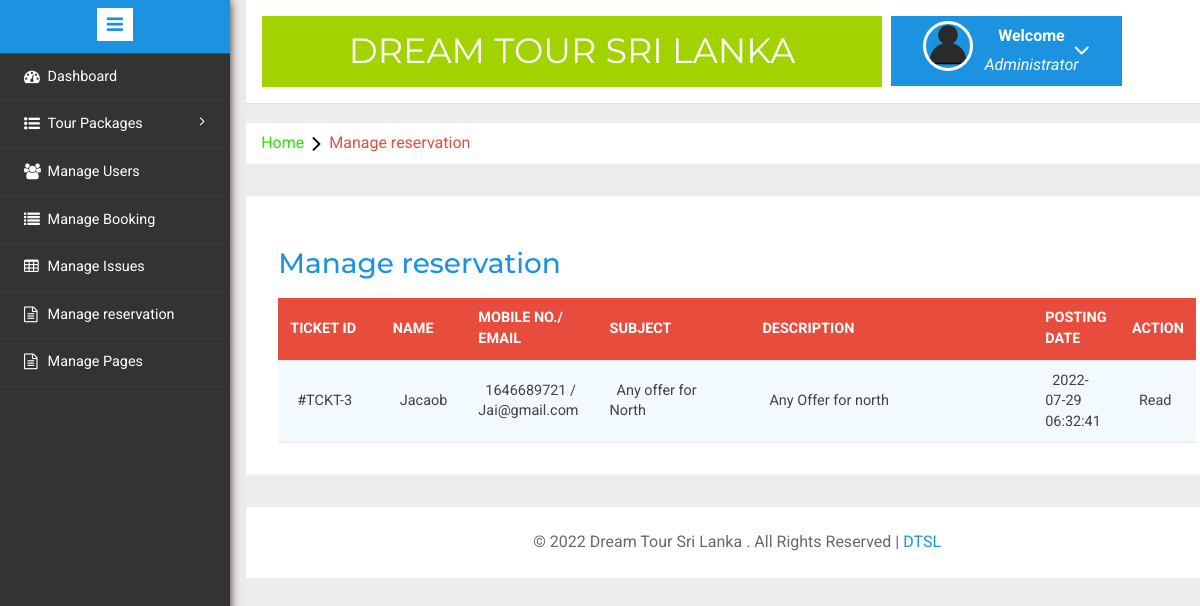
The page /admin/manage-enquires.php (signed in) on the database its author committed.
### tables this page shows
CREATE TABLE `tblenquiry` (
  `id` int(11) NOT NULL,
  `FullName` varchar(100) DEFAULT NULL,
  `EmailId` varchar(100) DEFAULT NULL,
  `MobileNumber` char(10) DEFAULT NULL,
  `Subject` varchar(100) DEFAULT NULL,
  `Description` mediumtext DEFAULT NULL,
  `PostingDate` timestamp NULL DEFAULT current_timestamp(),
  `Status` int(1) DEFAULT NULL
);

### admin/manage-enquires.php (the view, shortened to what this page needs)
<?php
include('includes/config.php');
if(strlen($_SESSION['alogin'])==0)
	{
header('location:index.php');
}
else{
	?>
<!DOCTYPE HTML>
<html>
<head>
<link href="css/bootstrap.min.css" rel='stylesheet' type='text/css' />
<link href="css/style.css" rel='stylesheet' type='text/css' />
<link rel="stylesheet" href="css/morris.css" type="text/css"/>
<link href="css/font-awesome.css" rel="stylesheet">
<link rel="stylesheet" type="text/css" href="css/table-style.css" />
<link rel="stylesheet" type="text/css" href="css/basictable.css" />
<link rel="stylesheet" href="css/icon-font.min.css" type='text/css' />
</head>
<body>
   <div class="page-container">
<div class="left-content">
	   <div class="mother-grid-inner">
				<?php include('includes/header.php');?>
				</div>
<ol class="breadcrumb">
                <li class="breadcrumb-item"><a href="index.html">Home</a><i class="fa fa-angle-right"></i>Manage reservation</li>
            </ol>
<div class="agile-grids">
				<div class="agile-tables">
					<div class="w3l-table-info">
					  <h2>Manage reservation</h2>
					    <table id="table">
						<thead>
						  <tr>
						  <th>Ticket id</th>
							<th>Name</th>
							<th>Mobile No./ Email</th>
							<th>Subject </th>
							<th>Description </th>
							<th>Posting date </th>
							<th>Action </th>
						  </tr>
						</thead>
						<tbody>
<?php $sql = "SELECT * from tblenquiry";
$query = $dbh -> prepare($sql);
$query->execute();
$results=$query->fetchAll(PDO::FETCH_OBJ);
if($query->rowCount() > 0)
{
foreach($results as $result)
{				?>
						  <tr>
							<td width="120">#TCKT-<?php echo htmlentities($result->id);?></td>
							<td width="50"><?php echo htmlentities($result->FullName);?></td>
								<td width="50"><?php echo htmlentities($result->MobileNumber);?> /<br />
								<?php echo $result->EmailId;?></td>
							<td width="200"><?php echo htmlentities($result->Subject);?></a></td>
							<td width="400"><?php echo htmlentities($result->Description);?></td>
								<td width="50"><?php echo htmlentities($result->PostingDate);?></td>
								<?php if($result->Status==1)
{
	?><td>Read</td>
<?php } else {?>
<td><a href="manage-enquires.php?eid=<?php echo htmlentities($result->id);?>" onclick="return confirm('Do you really want to read')" >Pending</a>
</td>
<?php } ?>
</tr>
						 <?php } }?>
						</tbody>
					  </table>
					</div>
			</div>
<?php include('includes/footer.php');?>
</div>
</div>
						<?php include('includes/sidebarmenu.php');?>
							</div>
</body>
</html>
<?php } ?>

### admin/css/table-style.css (style rules this page uses)
table { background: white; border-collapse: collapse; margin: 1.25em 0 0; width: 100%; }
table tr, table th, table td { border: none; border-bottom: 1px solid #e8e8e8; font-size: .95em; }
table th, table td { padding: 10px 12px; text-align: left; }
table th { background: #e74c3c; color: #fff; text-transform: uppercase; }
table tr td { background: #f3faff; color: #424242; }
table { width: 100%; }

### rows shown on the page
tblenquiry: id "3", FullName "Jacaob", MobileNumber "1646689721", EmailId "Jai@gmail.com", Subject "Any offer for North", Description "Any Offer for north", PostingDate "2022-07-29 06:32:41", Status "Read"
